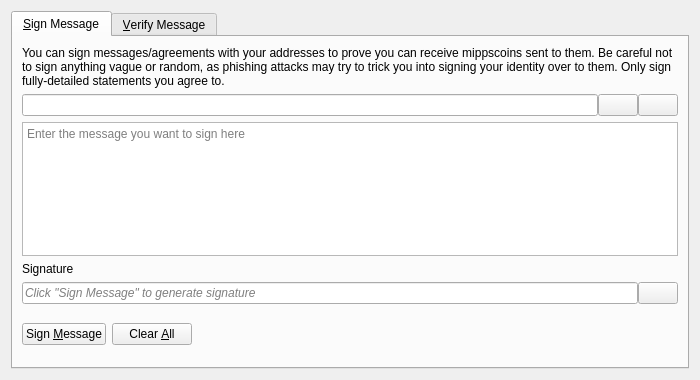
<?xml version="1.0" encoding="UTF-8"?>
<ui version="4.0">
 <class>SignVerifyMessageDialog</class>
 <widget class="QDialog" name="SignVerifyMessageDialog">
  <property name="geometry">
   <rect>
    <x>0</x>
    <y>0</y>
    <width>700</width>
    <height>380</height>
   </rect>
  </property>
  <property name="windowTitle">
   <string>Signatures - Sign / Verify a Message</string>
  </property>
  <property name="modal">
   <bool>true</bool>
  </property>
  <layout class="QVBoxLayout" name="verticalLayout">
   <item>
    <widget class="QTabWidget" name="tabWidget">
     <property name="currentIndex">
      <number>0</number>
     </property>
     <widget class="QWidget" name="tabSignMessage">
      <attribute name="title">
       <string>&amp;Sign Message</string>
      </attribute>
      <layout class="QVBoxLayout" name="verticalLayout_SM">
       <item>
        <widget class="QLabel" name="infoLabel_SM">
         <property name="text">
          <string>You can sign messages/agreements with your addresses to prove you can receive mippscoins sent to them. Be careful not to sign anything vague or random, as phishing attacks may try to trick you into signing your identity over to them. Only sign fully-detailed statements you agree to.</string>
         </property>
         <property name="textFormat">
          <enum>Qt::PlainText</enum>
         </property>
         <property name="wordWrap">
          <bool>true</bool>
         </property>
        </widget>
       </item>
       <item>
        <layout class="QHBoxLayout" name="horizontalLayout_1_SM">
         <property name="spacing">
          <number>0</number>
         </property>
         <item>
          <widget class="QValidatedLineEdit" name="addressIn_SM">
           <property name="toolTip">
            <string>The Mippscoin address to sign the message with</string>
           </property>
          </widget>
         </item>
         <item>
          <widget class="QPushButton" name="addressBookButton_SM">
           <property name="toolTip">
            <string>Choose previously used address</string>
           </property>
           <property name="text">
            <string/>
           </property>
           <property name="icon">
            <iconset resource="../mippscoin.qrc">
             <normaloff>:/icons/address-book</normaloff>:/icons/address-book</iconset>
           </property>
           <property name="shortcut">
            <string>Alt+A</string>
           </property>
           <property name="autoDefault">
            <bool>false</bool>
           </property>
          </widget>
         </item>
         <item>
          <widget class="QPushButton" name="pasteButton_SM">
           <property name="toolTip">
            <string>Paste address from clipboard</string>
           </property>
           <property name="text">
            <string/>
           </property>
           <property name="icon">
            <iconset resource="../mippscoin.qrc">
             <normaloff>:/icons/editpaste</normaloff>:/icons/editpaste</iconset>
           </property>
           <property name="shortcut">
            <string>Alt+P</string>
           </property>
           <property name="autoDefault">
            <bool>false</bool>
           </property>
          </widget>
         </item>
        </layout>
       </item>
       <item>
        <widget class="QPlainTextEdit" name="messageIn_SM">
         <property name="toolTip">
          <string>Enter the message you want to sign here</string>
         </property>
         <property name="placeholderText">
          <string>Enter the message you want to sign here</string>
         </property>
        </widget>
       </item>
       <item>
        <widget class="QLabel" name="signatureLabel_SM">
         <property name="text">
          <string>Signature</string>
         </property>
         <property name="textFormat">
          <enum>Qt::PlainText</enum>
         </property>
        </widget>
       </item>
       <item>
        <layout class="QHBoxLayout" name="horizontalLayout_2_SM">
         <property name="spacing">
          <number>0</number>
         </property>
         <item>
          <widget class="QLineEdit" name="signatureOut_SM">
           <property name="placeholderText">
            <string>Click "Sign Message" to generate signature</string>
           </property>
           <property name="font">
            <font>
             <italic>true</italic>
            </font>
           </property>
           <property name="readOnly">
            <bool>true</bool>
           </property>
          </widget>
         </item>
         <item>
          <widget class="QPushButton" name="copySignatureButton_SM">
           <property name="toolTip">
            <string>Copy the current signature to the system clipboard</string>
           </property>
           <property name="text">
            <string/>
           </property>
           <property name="icon">
            <iconset resource="../mippscoin.qrc">
             <normaloff>:/icons/editcopy</normaloff>:/icons/editcopy</iconset>
           </property>
           <property name="autoDefault">
            <bool>false</bool>
           </property>
          </widget>
         </item>
        </layout>
       </item>
       <item>
        <layout class="QHBoxLayout" name="horizontalLayout_3_SM">
         <item>
          <widget class="QPushButton" name="signMessageButton_SM">
           <property name="toolTip">
            <string>Sign the message to prove you own this Mippscoin address</string>
           </property>
           <property name="text">
            <string>Sign &amp;Message</string>
           </property>
           <property name="icon">
            <iconset resource="../mippscoin.qrc">
             <normaloff>:/icons/edit</normaloff>:/icons/edit</iconset>
           </property>
           <property name="autoDefault">
            <bool>false</bool>
           </property>
          </widget>
         </item>
         <item>
          <widget class="QPushButton" name="clearButton_SM">
           <property name="toolTip">
            <string>Reset all sign message fields</string>
           </property>
           <property name="text">
            <string>Clear &amp;All</string>
           </property>
           <property name="icon">
            <iconset resource="../mippscoin.qrc">
             <normaloff>:/icons/remove</normaloff>:/icons/remove</iconset>
           </property>
           <property name="autoDefault">
            <bool>false</bool>
           </property>
          </widget>
         </item>
         <item>
          <spacer name="horizontalSpacer_1_SM">
           <property name="orientation">
            <enum>Qt::Horizontal</enum>
           </property>
           <property name="sizeHint" stdset="0">
            <size>
             <width>40</width>
             <height>48</height>
            </size>
           </property>
          </spacer>
         </item>
         <item>
          <widget class="QLabel" name="statusLabel_SM">
           <property name="font">
            <font>
             <weight>75</weight>
             <bold>true</bold>
            </font>
           </property>
           <property name="text">
            <string/>
           </property>
           <property name="wordWrap">
            <bool>true</bool>
           </property>
          </widget>
         </item>
         <item>
          <spacer name="horizontalSpacer_2_SM">
           <property name="orientation">
            <enum>Qt::Horizontal</enum>
           </property>
           <property name="sizeHint" stdset="0">
            <size>
             <width>40</width>
             <height>48</height>
            </size>
           </property>
          </spacer>
         </item>
        </layout>
       </item>
      </layout>
     </widget>
     <widget class="QWidget" name="tabVerifyMessage">
      <attribute name="title">
       <string>&amp;Verify Message</string>
      </attribute>
      <layout class="QVBoxLayout" name="verticalLayout_VM">
       <item>
        <widget class="QLabel" name="infoLabel_VM">
         <property name="text">
          <string>Enter the receiver's address, message (ensure you copy line breaks, spaces, tabs, etc. exactly) and signature below to verify the message. Be careful not to read more into the signature than what is in the signed message itself, to avoid being tricked by a man-in-the-middle attack. Note that this only proves the signing party receives with the address, it cannot prove sendership of any transaction!</string>
         </property>
         <property name="textFormat">
          <enum>Qt::PlainText</enum>
         </property>
         <property name="alignment">
          <set>Qt::AlignLeading|Qt::AlignLeft|Qt::AlignTop</set>
         </property>
         <property name="wordWrap">
          <bool>true</bool>
         </property>
        </widget>
       </item>
       <item>
        <layout class="QHBoxLayout" name="horizontalLayout_1_VM">
         <property name="spacing">
          <number>0</number>
         </property>
         <item>
          <widget class="QValidatedLineEdit" name="addressIn_VM">
           <property name="toolTip">
            <string>The Mippscoin address the message was signed with</string>
           </property>
          </widget>
         </item>
         <item>
          <widget class="QPushButton" name="addressBookButton_VM">
           <property name="toolTip">
            <string>Choose previously used address</string>
           </property>
           <property name="text">
            <string/>
           </property>
           <property name="icon">
            <iconset resource="../mippscoin.qrc">
             <normaloff>:/icons/address-book</normaloff>:/icons/address-book</iconset>
           </property>
           <property name="shortcut">
            <string>Alt+A</string>
           </property>
           <property name="autoDefault">
            <bool>false</bool>
           </property>
          </widget>
         </item>
        </layout>
       </item>
       <item>
        <widget class="QPlainTextEdit" name="messageIn_VM">
          <property name="toolTip">
            <string>The signed message to verify</string>
          </property>
          <property name="placeholderText">
            <string>The signed message to verify</string>
          </property>
        </widget>
       </item>
       <item>
        <widget class="QValidatedLineEdit" name="signatureIn_VM">
          <property name="toolTip">
            <string>The signature given when the message was signed</string>
          </property>
          <property name="placeholderText">
            <string>The signature given when the message was signed</string>
          </property>
        </widget>
       </item>
       <item>
        <layout class="QHBoxLayout" name="horizontalLayout_2_VM">
         <item>
          <widget class="QPushButton" name="verifyMessageButton_VM">
           <property name="toolTip">
            <string>Verify the message to ensure it was signed with the specified Mippscoin address</string>
           </property>
           <property name="text">
            <string>Verify &amp;Message</string>
           </property>
           <property name="icon">
            <iconset resource="../mippscoin.qrc">
             <normaloff>:/icons/transaction_0</normaloff>:/icons/transaction_0</iconset>
           </property>
           <property name="autoDefault">
            <bool>false</bool>
           </property>
          </widget>
         </item>
         <item>
          <widget class="QPushButton" name="clearButton_VM">
           <property name="toolTip">
            <string>Reset all verify message fields</string>
           </property>
           <property name="text">
            <string>Clear &amp;All</string>
           </property>
           <property name="icon">
            <iconset resource="../mippscoin.qrc">
             <normaloff>:/icons/remove</normaloff>:/icons/remove</iconset>
           </property>
           <property name="autoDefault">
            <bool>false</bool>
           </property>
          </widget>
         </item>
         <item>
          <spacer name="horizontalSpacer_1_VM">
           <property name="orientation">
            <enum>Qt::Horizontal</enum>
           </property>
           <property name="sizeHint" stdset="0">
            <size>
             <width>40</width>
             <height>48</height>
            </size>
           </property>
          </spacer>
         </item>
         <item>
          <widget class="QLabel" name="statusLabel_VM">
           <property name="font">
            <font>
             <weight>75</weight>
             <bold>true</bold>
            </font>
           </property>
           <property name="text">
            <string/>
           </property>
           <property name="wordWrap">
            <bool>true</bool>
           </property>
          </widget>
         </item>
         <item>
          <spacer name="horizontalSpacer_2_VM">
           <property name="orientation">
            <enum>Qt::Horizontal</enum>
           </property>
           <property name="sizeHint" stdset="0">
            <size>
             <width>40</width>
             <height>48</height>
            </size>
           </property>
          </spacer>
         </item>
        </layout>
       </item>
      </layout>
     </widget>
    </widget>
   </item>
  </layout>
 </widget>
 <customwidgets>
  <customwidget>
   <class>QValidatedLineEdit</class>
   <extends>QLineEdit</extends>
   <header>qt/qvalidatedlineedit.h</header>
  </customwidget>
 </customwidgets>
 <resources>
  <include location="../mippscoin.qrc"/>
 </resources>
 <connections/>
</ui>
